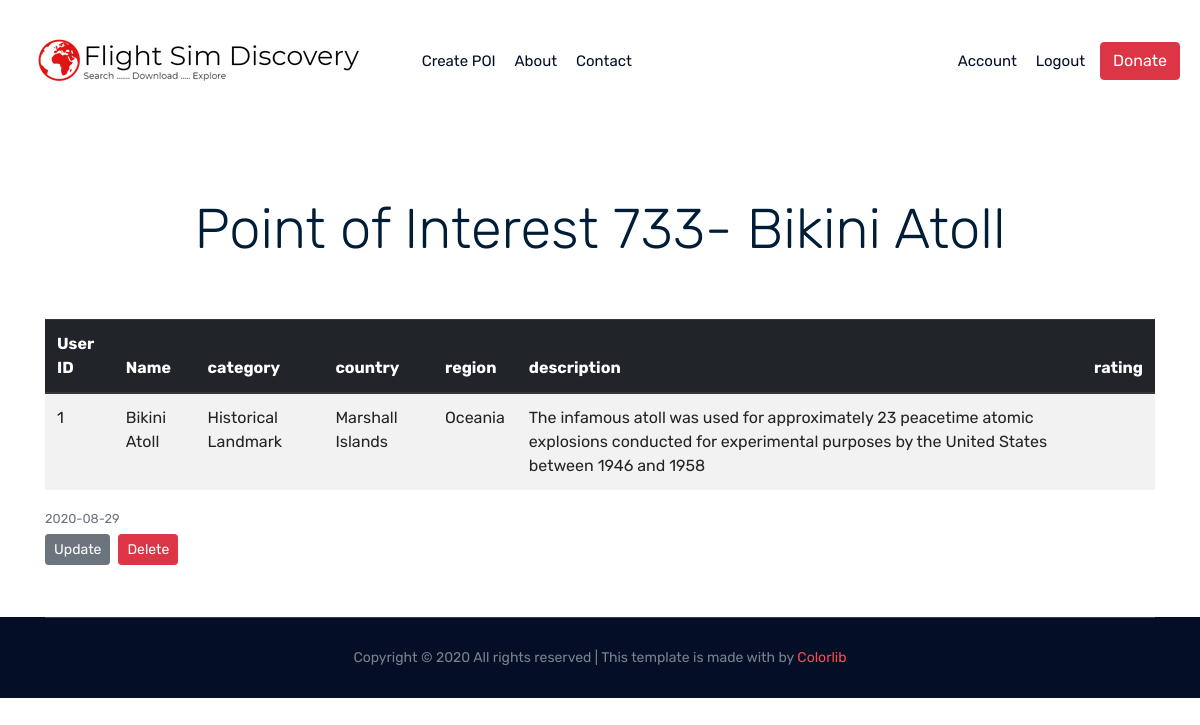
The page /poi/733 (signed in) on the database its author committed.
### flightsimdiscovery/models.py (models this page shows, shortened)
class Pois(db.Model):
    id = db.Column(db.Integer, primary_key=True)
    user_id = db.Column(db.Integer, db.ForeignKey('user.id'), nullable=False)
    name = db.Column(db.String(50), unique=True, nullable=False)
    latitude = db.Column(db.FLOAT, unique=False, nullable=False)
    longitude = db.Column(db.FLOAT, unique=False, nullable=False)
    region = db.Column(db.String(20), unique=False, nullable=False)
    country = db.Column(db.String(60), unique=False, nullable=False)
    category = db.Column(db.String(20), unique=False, nullable=False)
    description = db.Column(db.Text, nullable=True)
    nearest_icao_code = db.Column(db.String(4), nullable=True)
    date_posted = db.Column(db.DateTime, nullable=False, default=datetime.utcnow)
    share = db.Column(db.Boolean(), nullable=False, default=True)
    flag = db.Column(db.Boolean(), nullable=False, default=False)

### flightsimdiscovery/routes.py (the view)
@app.route("/poi/<int:poi_id>")
@login_required
def poi(poi_id):
    poi = Pois.query.get_or_404(poi_id)
    return render_template('poi.html', poi=poi)

### flightsimdiscovery/models.py (called while the page is built)
@login_manager.user_loader
def load_user(user_id):
    return User.query.get(int(user_id))

### flightsimdiscovery/templates/poi.html (shortened to what this page needs)
{% extends "base.html" %}
{% block content %}
<div class="container">
    <br>
    <br>
    <br>
    <h2 class="article-title display-4 text-center">Point of Interest {{poi.id}}- {{poi.name}}</h2>
          <div class="db_table_area">
                <br>
                <br>
              <table class="table table-striped" >
                <thead class="thead-dark">
                  <tr>
                    <tr>
                        <th scope="col">User ID</th>
                        <th scope="col">Name</th>
                        <th scope="col">category</th>
                        <th scope="col">country</th>
                        <th scope="col">region</th>
                        <th scope="col">description</th>
                        <th scope="col">rating</th>
                      </tr>
                </thead>
                <tbody>
                    <tr>
                        <td>{{poi.user_id}}</td>
                        <td>{{poi.name}}</td>
                        <td>{{poi.category}}</td>
                        <td>{{poi.country}}</td>
                        <td>{{poi.region}}</td>
                        <td>{{poi.description}}</td>
                        <td>{{poi.rating}}</td>
                      </tr>
                </tbody>
              </table>
            </div>
            <small class="text-muted">{{ poi.date_posted.strftime('%Y-%m-%d') }}</small>
            {% if (current_user.id == 1) or (poi.user_id == current_user.id) %}
              <div>
                <a class="btn btn-secondary btn-sm mt-1 mb-1" href="{{ url_for('update_post', poi_id=poi.id) }}">Update</a>
                <button type="button" class="btn btn-danger btn-sm m-1" data-toggle="modal" data-target="#deleteModal">Delete</button>
              </div>
            {% endif %}
          </div>
          <br>
          <br>
{% endblock content %}

### flightsimdiscovery/templates/base.html (shortened to what this page needs)
<!DOCTYPE html>
<html class="no-js" lang="zxx">
  <head>
    <link rel="stylesheet" href="{{ url_for('static', filename='/css/bootstrap.min.css') }}">
    <link rel="stylesheet" href="{{ url_for('static', filename='/css/owl.carousel.min.css') }}">
    <link rel="stylesheet" href="{{ url_for('static', filename='/css/magnific-popup.css') }}">
    <link rel="stylesheet" href="{{ url_for('static', filename='/css/themify-icons.css') }}">
    <link rel="stylesheet" href="{{ url_for('static', filename='/css/nice-select.css') }}">
    <link rel="stylesheet" href="{{ url_for('static', filename='/css/flaticon.css') }}">
    <link rel="stylesheet" href="{{ url_for('static', filename='/css/gijgo.css') }}">
    <link rel="stylesheet" href="{{ url_for('static', filename='/css/animate.css') }}">
    <link rel="stylesheet" href="{{ url_for('static', filename='/css/slick.css') }}">
    <link rel="stylesheet" href="{{ url_for('static', filename='/css/slicknav.css') }}">
    <link
      rel="stylesheet"
      href="https://ajax.googleapis.com/ajax/libs/jqueryui/1.11.2/themes/smoothness/jquery-ui.css"
    />
    <link rel="stylesheet" href="{{ url_for('static', filename='/css/style.css') }}">
  </head>
  <body>
    <header>
      <div class="header-area">
        <div id="sticky-header" class="main-header-area">
          <div class="container-fluid">
            <div class="header_bottom_border">
              <div class="row align-items-center">
                <div class="col-xl-4 col-lg-4">
                  <div class="logo">
                    <a href="{{ url_for('home') }}">
                      <img src="{{ url_for('static', filename='/img/logo.png') }}">
                    </a>
                  </div>
                </div>
                <div class="col-xl-4 col-lg-4">
                  <div class="main-menu d-none d-lg-block">
                    <nav>
                      <ul id="navigation">
                        <li><a href="{{ url_for('new_poi') }}">Create POI</a></li>
                        <li><a href="{{ url_for('about') }}">About</a></li>
                        <li><a href="{{ url_for('contact') }}">Contact</a></li>
                      </ul>
                    </nav>
                  </div>
                </div>
                <div class="col-xl-4 col-lg-4 d-none d-lg-block">
                  <div class="row align-items-center justify-content-end">
                    <div class="main-menu">
                      <nav>
                        <ul id="navigation">
                          {% if current_user.is_authenticated %}
                          <li><a href="{{ url_for('account') }}">Account</a></li>
                          <li><a href="{{ url_for('logout') }}">Logout</a></li>
                          {% else %}
                          <li><a href="{{ url_for('login') }}">Login</a></li>
                          <li><a href="{{ url_for('register') }}">Register</a></li>
                          {% endif %}
                        </ul>
                      </nav>
                    </div>
                    <div class="main-menu">
                      <button
                        type="button"
                        class="btn btn-danger"
                        data-toggle="modal"
                        data-target="#exampleModalCenter"
                      >
                        Donate
                      </button>
                    </div>
                  </div>
                </div>
                <div class="col-12">
                </div>
              </div>
            </div>
          </div>
        </div>
      </div>
    </header>
    <main role="main" class="container">
        <div class="row">
          <div class="col-md-12">
          </div>
        </div>
    </main>
    {% block content %}{% endblock %}
    <footer class="footer ">
      <div class="copy-right_text">
        <div class="container">
          <div class="footer_border "></div>
            <div class="row">
                <div class="col-xl-12">
                <p class="copy_right text-center">
                    Copyright &copy;
                    All rights reserved | This template is made with
                     by
                    <a href="https://colorlib.com" target="_blank">Colorlib</a>
                </p>
                </div>
            </div>
        </div>
      </div>
    </footer>
  </body>
</html>

### rows shown on the page
Pois: id "733", name "Bikini Atoll", user_id "1", category "Historical Landmark", country "Marshall Islands", region "Oceania", description "The infamous atoll was used for approximately 23 peacetime atomic explosions conducted for experimental purposes by the United States between 1946 and 1958", date_posted "2020-08-29"
